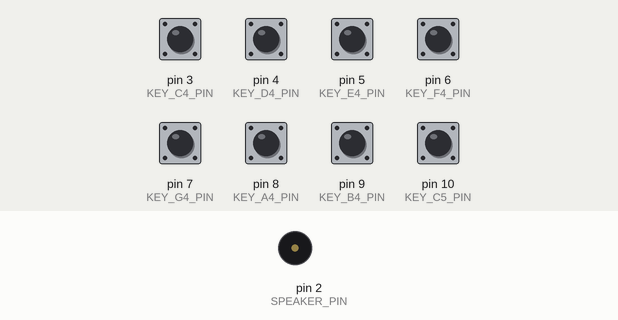
Simulated run of this sketch. Board: Arduino Uno, built with avr-gcc and run on an emulated ATmega328P. Shown: buzzer (waves = sounding). The inputs (shaded band) are chosen by the test bench; at power-on: pin 3 (KEY_C4_PIN), pin 4 (KEY_D4_PIN), pin 5 (KEY_E4_PIN), pin 6 (KEY_F4_PIN), pin 7 (KEY_G4_PIN), pin 8 (KEY_A4_PIN), pin 9 (KEY_B4_PIN), pin 10 (KEY_C5_PIN) HIGH.

Above: at 1.2 s.
1.3 s: pin 3 (KEY_C4_PIN) pulled LOW for 1 s
At 1.8 s:
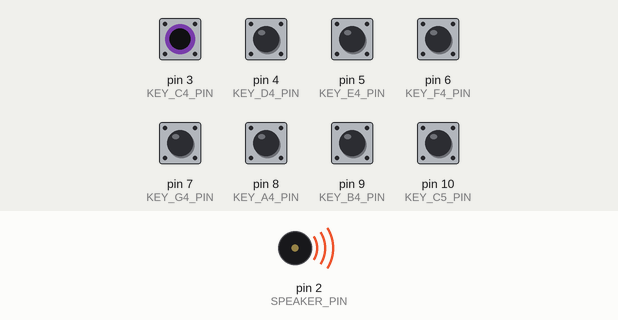
Timing chart, 0 to 4.3 s (numbered marks = the images above; inputs shaded):
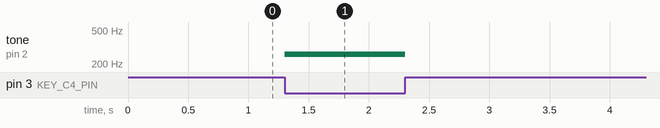

The sketch:

keyboard.ino
```cpp
const int SPEAKER_PIN = 2;

const int KEY_C4_PIN = 3;
const int KEY_D4_PIN = 4;
const int KEY_E4_PIN = 5;
const int KEY_F4_PIN = 6;
const int KEY_G4_PIN = 7;
const int KEY_A4_PIN = 8;
const int KEY_B4_PIN = 9;
const int KEY_C5_PIN = 10;

const int NOTE_C4 = 261;
const int NOTE_D4 = 294;
const int NOTE_E4 = 329;
const int NOTE_F4 = 349;
const int NOTE_G4 = 392;
const int NOTE_A4 = 440;
const int NOTE_B4 = 493;
const int NOTE_C5 = 523;

void setup() {
  Serial.begin(115200);

  pinMode(SPEAKER_PIN, OUTPUT);

  pinMode(KEY_C4_PIN, INPUT_PULLUP);
  pinMode(KEY_D4_PIN, INPUT_PULLUP);
  pinMode(KEY_E4_PIN, INPUT_PULLUP);
  pinMode(KEY_F4_PIN, INPUT_PULLUP);
  pinMode(KEY_G4_PIN, INPUT_PULLUP);
  pinMode(KEY_A4_PIN, INPUT_PULLUP);
  pinMode(KEY_B4_PIN, INPUT_PULLUP);
  pinMode(KEY_C5_PIN, INPUT_PULLUP);
}

void loop() {
  if (digitalRead(KEY_C4_PIN) == LOW) {
    tone(SPEAKER_PIN, NOTE_C4, 100);
    delay(100);
  }
  else if (digitalRead(KEY_D4_PIN) == LOW) {
    tone(SPEAKER_PIN, NOTE_D4, 100);
    delay(100);
  }
  else if (digitalRead(KEY_E4_PIN) == LOW) {
    tone(SPEAKER_PIN, NOTE_E4, 100);
    delay(100);
  }
  else if (digitalRead(KEY_F4_PIN) == LOW) {
    tone(SPEAKER_PIN, NOTE_F4, 100);
    delay(100);
  }
  else if (digitalRead(KEY_G4_PIN) == LOW) {
    tone(SPEAKER_PIN, NOTE_G4, 100);
    delay(100);
  }
  else if (digitalRead(KEY_A4_PIN) == LOW) {
    tone(SPEAKER_PIN, NOTE_A4, 100);
    delay(100);
  }
  else if (digitalRead(KEY_B4_PIN) == LOW) {
    tone(SPEAKER_PIN, NOTE_B4, 100);
    delay(100);
  }
  else if (digitalRead(KEY_C5_PIN) == LOW) {
    tone(SPEAKER_PIN, NOTE_C5, 100);
    delay(100);
  }
  else {
    digitalWrite(SPEAKER_PIN, LOW);
  }
}
```

Measured:
- after the input at 1.3 s, tone on pin 2 (SPEAKER_PIN): silent → 261 Hz at once, → silent 1.0 s later
